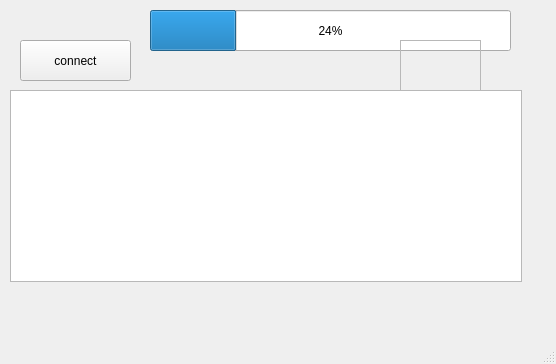
<?xml version="1.0" encoding="UTF-8"?>
<ui version="4.0">
 <class>MainWindow</class>
 <widget class="QMainWindow" name="MainWindow">
  <property name="geometry">
   <rect>
    <x>0</x>
    <y>0</y>
    <width>556</width>
    <height>364</height>
   </rect>
  </property>
  <property name="windowTitle">
   <string>MainWindow</string>
  </property>
  <widget class="QWidget" name="centralwidget">
   <widget class="QPushButton" name="connect_btn">
    <property name="geometry">
     <rect>
      <x>20</x>
      <y>40</y>
      <width>111</width>
      <height>41</height>
     </rect>
    </property>
    <property name="text">
     <string>connect</string>
    </property>
   </widget>
   <widget class="QProgressBar" name="progressBar">
    <property name="geometry">
     <rect>
      <x>150</x>
      <y>10</y>
      <width>361</width>
      <height>41</height>
     </rect>
    </property>
    <property name="value">
     <number>24</number>
    </property>
   </widget>
   <widget class="QWidget" name="layoutWidget">
    <property name="geometry">
     <rect>
      <x>610</x>
      <y>480</y>
      <width>131</width>
      <height>61</height>
     </rect>
    </property>
    <layout class="QGridLayout" name="gridLayout"/>
   </widget>
   <widget class="QSplitter" name="splitter">
    <property name="geometry">
     <rect>
      <x>10</x>
      <y>90</y>
      <width>512</width>
      <height>192</height>
     </rect>
    </property>
    <property name="orientation">
     <enum>Qt::Horizontal</enum>
    </property>
    <widget class="QTextBrowser" name="main_output"/>
   </widget>
   <widget class="QFrame" name="frame">
    <property name="geometry">
     <rect>
      <x>400</x>
      <y>40</y>
      <width>81</width>
      <height>51</height>
     </rect>
    </property>
    <property name="frameShape">
     <enum>QFrame::StyledPanel</enum>
    </property>
    <property name="frameShadow">
     <enum>QFrame::Raised</enum>
    </property>
   </widget>
  </widget>
  <widget class="QMenuBar" name="menubar">
   <property name="geometry">
    <rect>
     <x>0</x>
     <y>0</y>
     <width>556</width>
     <height>29</height>
    </rect>
   </property>
  </widget>
  <widget class="QStatusBar" name="statusbar"/>
 </widget>
 <tabstops>
  <tabstop>connect_btn</tabstop>
 </tabstops>
 <resources/>
 <connections>
  <connection>
   <sender>connect_btn</sender>
   <signal>clicked()</signal>
   <receiver>MainWindow</receiver>
   <slot>connect_slot()</slot>
   <hints>
    <hint type="sourcelabel">
     <x>108</x>
     <y>90</y>
    </hint>
    <hint type="destinationlabel">
     <x>230</x>
     <y>58</y>
    </hint>
   </hints>
  </connection>
 </connections>
 <slots>
  <signal>signal_led()</signal>
  <slot>connect_slot()</slot>
 </slots>
</ui>
